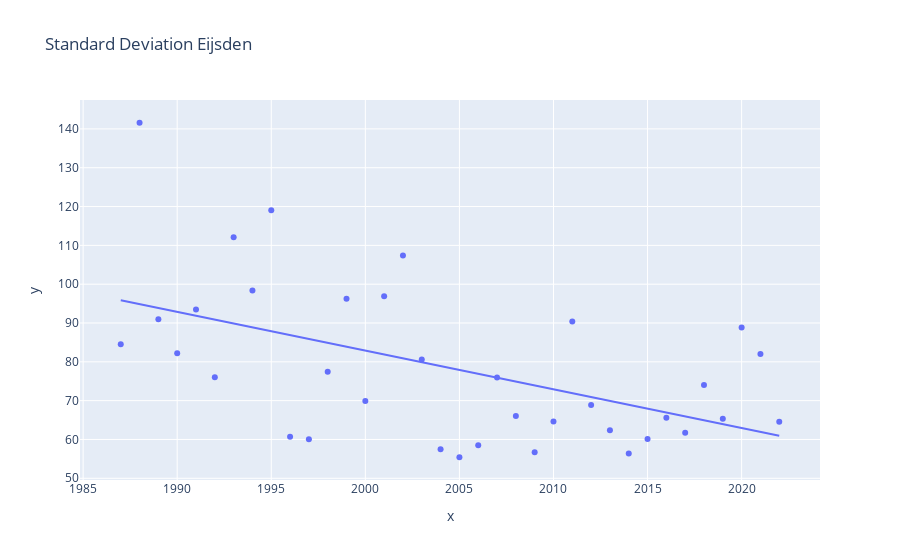

The notebook cell saved with this chart:
### Code cell
#plot standard deviation Eijsden
x = year_number
y = stdev_list_Eijsden
fig = px.scatter(dataEijsden, title = 'Standard Deviation Eijsden', x = year_number, y = stdev_list_Eijsden, trendline = 'ols')
fig.show()

### Figure 1 — Plotly figure (JSON) as saved in the notebook; plotly's stock layout.template omitted (floating-point values rounded to 4 significant figures)
{"data": [{"hovertemplate": "x=%{x}<br>y=%{y}<extra></extra>", "legendgroup": "", "marker": {"color": "#636efa", "symbol": "circle"}, "mode": "markers", "name": "", "orientation": "v", "showlegend": false, "type": "scatter", "x": [1987, 1988, 1989, 1990, 1991, 1992, 1993, 1994, 1995, 1996, 1997, 1998, 1999, 2000, 2001, 2002, 2003, 2004, 2005, 2006, 2007, 2008, 2009, 2010, 2011, 2012, 2013, 2014, 2015, 2016, 2017, 2018, 2019, 2020, 2021, 2022], "xaxis": "x", "y": [84.53, 141.6, 90.95, 82.22, 93.5, 76.01, 112.1, 98.4, 119.0, 60.68, 60.08, 77.41, 96.25, 69.89, 96.87, 107.4, 80.58, 57.45, 55.42, 58.51, 75.94, 66.05, 56.68, 64.64, 90.37, 68.9, 62.39, 56.42, 60.12, 65.61, 61.72, 74.06, 65.31, 88.87, 81.99, 64.55], "yaxis": "y"}, {"hovertemplate": "<b>OLS trendline</b><br>y = -0.996607 * x + 2076.1<br>R<sup>2</sup>=0.270090<br><br>x=%{x}<br>y=%{y} <b>(trend)</b><extra></extra>", "legendgroup": "", "marker": {"color": "#636efa", "symbol": "circle"}, "mode": "lines", "name": "", "showlegend": false, "type": "scatter", "x": [1987, 1988, 1989, 1990, 1991, 1992, 1993, 1994, 1995, 1996, 1997, 1998, 1999, 2000, 2001, 2002, 2003, 2004, 2005, 2006, 2007, 2008, 2009, 2010, 2011, 2012, 2013, 2014, 2015, 2016, 2017, 2018, 2019, 2020, 2021, 2022], "xaxis": "x", "y": [95.84, 94.85, 93.85, 92.85, 91.86, 90.86, 89.86, 88.87, 87.87, 86.87, 85.88, 84.88, 83.88, 82.89, 81.89, 80.89, 79.9, 78.9, 77.9, 76.91, 75.91, 74.91, 73.92, 72.92, 71.93, 70.93, 69.93, 68.94, 67.94, 66.94, 65.95, 64.95, 63.95, 62.96, 61.96, 60.96], "yaxis": "y"}], "layout": {"legend": {"tracegroupgap": 0}, "title": {"text": "Standard Deviation Eijsden"}, "xaxis": {"anchor": "y", "domain": [0, 1], "title": {"text": "x"}}, "yaxis": {"anchor": "x", "domain": [0, 1], "title": {"text": "y"}}}}
